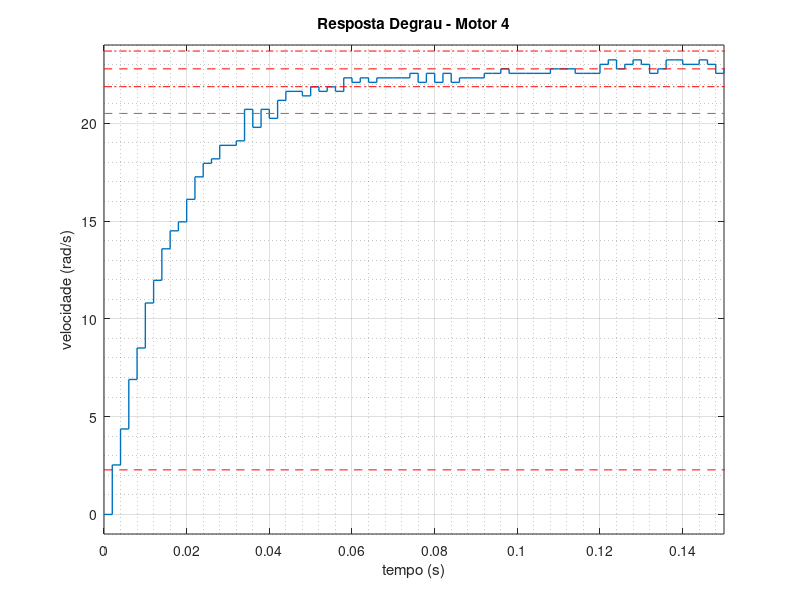

The MATLAB script that drew this image:
clc
%clear all
close all
%% MOTOR 1
%Leitura de dados motor 1 Suspenso
data = csvread('STEP_20_MOTOR_DIR_21_11_2019.csv');
%M1 = csvread('M1_SUSPENSO_RPM');
M1 = data(:,1);
M2 = data(:,2);
M3 = data(:,3);
M4 = data(:,4);
t = (0:0.002:1.698);
figure;
stairs(t, M4, '-', 'LineWidth', 1);
xlim([0 0.15]);
ylim([-1 24]);
%xticks(0:0.01:0.15);
%yticks(-1:1:24);
grid on
grid minor
title('Resposta Degrau - Motor 4')
xlabel('tempo (s)')
ylabel('velocidade (rad/s)')
in(1,1) = 0;
for i = 1:850
    in(i,1) = 20.502; %*.9
    in(i,2) = 2.278; %*.1
    in(i,3) = 22.78;
    in(i,4) = 23.6912; %*1.04
    in(i,5) = 21.8688; %*0.96
end
hold on
plot(t,in(:,1),'--');
plot(t,in(:,2),'r--');
plot(t,in(:,3),'r--');
plot(t,in(:,4),'r-.');
plot(t,in(:,5),'r-.');